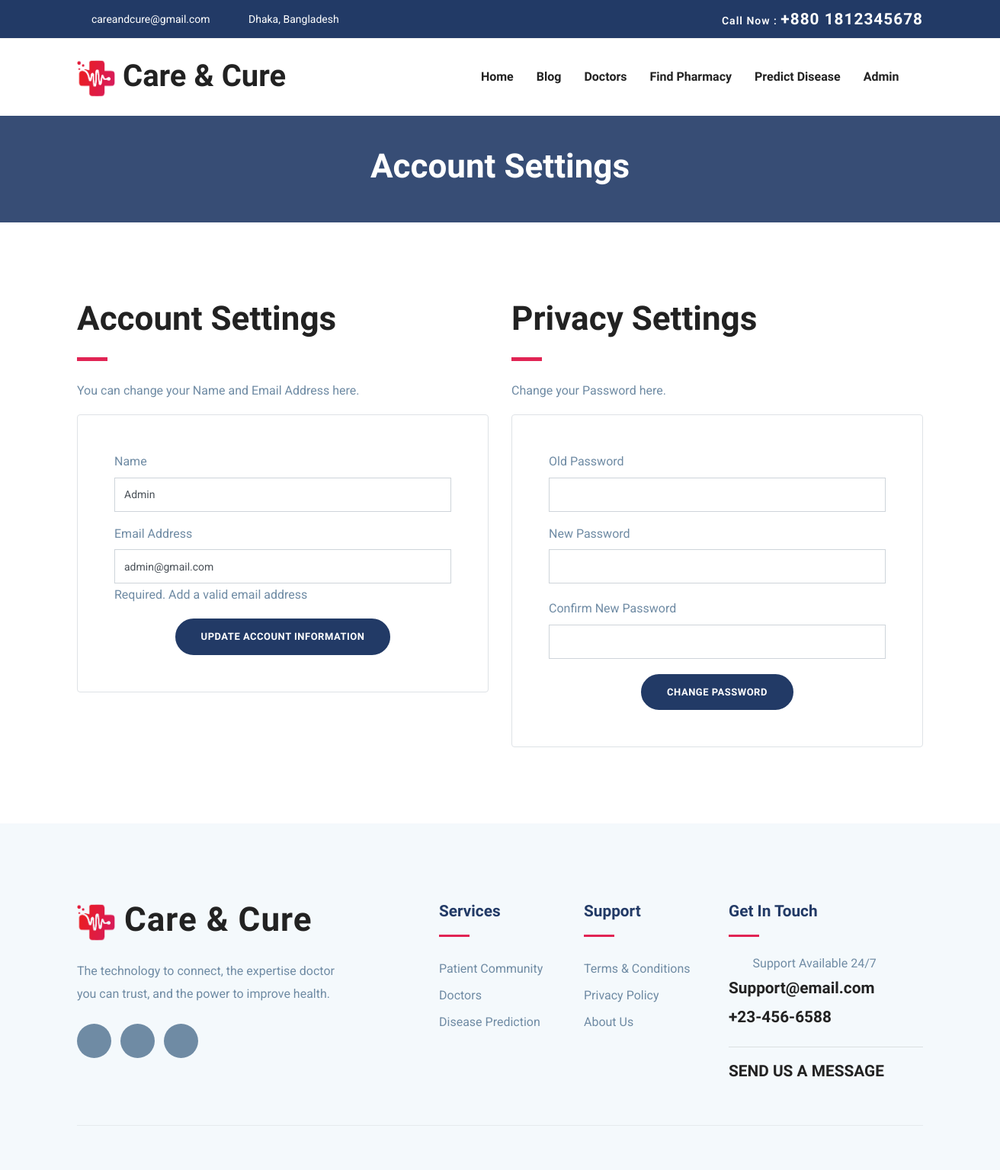
The page /auth/account-settings (signed in) on the database its author committed.
### user_control/models.py (models this page shows, shortened)
class UserModel(AbstractBaseUser, PermissionsMixin):
    email = models.EmailField(max_length=255, unique=True)
    name = models.CharField(max_length=255)
    is_patient = models.BooleanField(default=False)
    is_doctor = models.BooleanField(default=False)
    is_active = models.BooleanField(default=True)
    is_staff = models.BooleanField(default=False)
    is_admin = models.BooleanField(default=False)
    is_superuser = models.BooleanField(default=False)
    date_joined = models.DateTimeField(auto_now_add=True)
    USERNAME_FIELD = "email"
    REQUIRED_FIELDS = ["name"]
    objects = MyUserManager()
    class Meta:
        verbose_name = "User"
        verbose_name_plural = "Users"

### user_control/views.py (the view, shortened to what this page needs)
# urls.py: path("auth/account-settings", account_settings_view, name="account-settings"),
@login_required(login_url="login")
def account_settings_view(request):
    user = request.user
    information_form = AccountInformationForm(instance=user)
    password_form = PasswordChangeForm(request.user)
    context = {
        "information_form": information_form,
        "password_form": password_form,
    }
    return render(request, "pages/user-control/account-settings.html", context)

### user_control/forms.py
class AccountInformationForm(ModelForm):
    name = forms.CharField(
        max_length=60, widget=forms.TextInput(attrs={"placeholder": "Full Name"})
    )
    email = forms.EmailField(
        max_length=255,
        help_text="Required. Add a valid email address",
        widget=forms.TextInput(attrs={"placeholder": "Email Address"}),
    )
    class Meta:
        model = UserModel
        fields = ("name", "email")

### templates/pages/user-control/account-settings.html (shortened to what this page needs)
{% extends "base.html" %}
{% load static %}
{% load widget_tweaks %}
{% block content %}
<section class="page-title bg-1">
    <div class="container">
        <div class="row">
            <div class="col-md-12">
                <div class="block text-center">
                    <span class="text-white h2">Account Settings</span>
                </div>
            </div>
        </div>
    </div>
</section>
<section class="section doctor-single">
    <div class="container">
        <div class="row">
            <div class="col-lg-6 col-md-12">
                <div class="section-heading">
                    <h2>Account Settings</h2>
                    <div class="divider my-4"></div>
                </div>
                <p>You can change your Name and Email Address here.</p>
                <form class="p-4 p-md-5 border rounded" method="post">
                    <div class="row">
                        <div class="col-lg-12 col-md-12 col-sm-12">
                            <div class="form-group">
                                <label>Name</label>
                                {{ information_form.name|add_class:"form-control" }}
                            </div>
                        </div>
                    </div>
                    <div class="row">
                        <div class="col-lg-12 col-md-12 col-sm-12">
                            <div class="form-group">
                                <label>Email Address</label>
                                {{ information_form.email|add_class:"form-control" }}
                                <p>{{ information_form.email.help_text|safe }}</p>
                            </div>
                        </div>
                    </div>
                    <div class="text-center">
                        <button class="btn btn-main btn-round-full" type="submit">
                            <span>Update Account Information</span></button>
                    </div>
                </form>
            </div>
            <div class="col-lg-6 col-md-12">
                <h2>Privacy Settings</h2>
                <div class="divider my-4"></div>
                <p>Change your Password here.</p>
                <form class="p-4 p-md-5 border rounded" method="post">
                    <div class="row">
                        <div class="col-lg-12 col-md-12 col-sm-12">
                            <div class="form-group">
                                <label>Old Password</label>
                                {{ password_form.old_password|add_class:"form-control" }}
                            </div>
                        </div>
                    </div>
                    <div class="row">
                        <div class="col-lg-12 col-md-12 col-sm-12">
                            <div class="form-group">
                                <label>New Password</label>
                                {{ password_form.new_password1|add_class:"form-control" }}
                            </div>
                        </div>
                    </div>
                    <div class="row">
                        <div class="col-lg-12 col-md-12 col-sm-12">
                            <div class="form-group">
                                <label>Confirm New Password</label>
                                {{ password_form.new_password2|add_class:"form-control" }}
                            </div>
                        </div>
                    </div>
                    <div class="text-center">
                        <button class="btn btn-main btn-round-full" type="submit">
                            <span>Change Password</span></button>
                    </div>
                </form>
            </div>
        </div>
    </div>
</section>
{% endblock %}

### templates/components/navbar.html (shortened to what this page needs)
{% load static %}
<nav class="navbar navbar-expand-lg navigation" id="navbar">
    <div class="container">
        <a class="navbar-brand" href="{% url 'home' %}">
            <h1><img src="{% static 'images/logoo.png' %}" style="height: 50px;" alt="" class="img-fluid">&nbsp;Care &
                Cure
            </h1>
        </a>
        <div class="collapse navbar-collapse" id="navbarmain">
            <ul class="navbar-nav ml-auto">
                <li class="nav-item active">
                    <a class="nav-link" href="{% url 'home' %}">Home</a>
                </li>
                <li class="nav-item"><a class="nav-link" href="{% url 'article-home' %}">Blog</a></li>
                <li class="nav-item">
                    <a class="nav-link" href="{% url 'appointment-doctors-list' %}">Doctors</a>
                </li>
                <li class="nav-item">
                    <a class="nav-link" href="{% url 'medical-store-home' %}">Find Pharmacy</a>
                </li>
                <li class="nav-item">
                    <a class="nav-link" href="{% url 'disease-prediction' %}">Predict Disease</a>
                </li>
                {% if request.user.is_authenticated %}
                <li class="nav-item dropdown">
                    <a class="nav-link dropdown-toggle" href="#" id="dropdown03" data-toggle="dropdown"
                        aria-haspopup="true" aria-expanded="false">{{ request.user.name }} <i
                            class="icofont-thin-down"></i></a>
                </li>
                {% endif %}
            </ul>
        </div>
    </div>
</nav>

### static-files/css/style.css (style rules this page uses)
html { overflow-x: hidden; }
body { line-height: 1.6; font-family: "Roboto", sans-serif; -webkit-font-smoothing: antialiased; font-size: 16px; color: #6f8ba4; font-weight: 400; }
h1, .h1, h2, .h2, h3, .h3, h4, .h4, h5, .h5, h6, .h6 { font-family: "Exo", sans-serif; font-weight: 700; color: #222; }
h1, .h1 { font-size: 2.5rem; }
h2, .h2 { font-size: 44px; }
p { line-height: 30px; }
input[type="email"], input[type="password"], input[type="text"], input[type="tel"] { box-shadow: none; height: 45px; outline: none; font-size: 14px; }
.form-control { box-shadow: none; border-radius: 0; }
.btn { display: inline-block; font-size: 14px; font-size: 0.8125rem; font-weight: 700; letter-spacing: 0.5px; padding: 0.75rem 2rem; font-family: "Exo", sans-serif; text-transform: uppercase; border-radius: 5px; border: 2px solid transparent; transition: all 0.35s ease; }
.btn-main { background: #223a66; color: #fff; border-color: #223a66; }
.btn-round-full { border-radius: 50px; }
.section { padding: 100px 0; }
a { color: #222; text-decoration: none; transition: all 0.35s ease; }
.page-title { padding: 40px 0px 0 0px; position: relative; }
#navbarmain { padding: 20px 0px; }
#navbarmain .nav-link { font-weight: 600; padding: 10px 15px; color: #222; font-family: "Exo", sans-serif; text-transform: capitalize; font-size: 16px; transition: all 0.25s ease; }
.dropdown-toggle::after { display: none; }
.navbar-brand { margin-top: 10px; }
.bg-1 { background-size: cover; position: relative; }
.divider { width: 40px; height: 5px; background: #e12454; }

### rows shown on the page
UserModel: user.name "Admin", name "Admin", email "admin@gmail.com"

### other values the page prints
{{ information_form.email.help_text|safe }} "Required. Add a valid email address"
